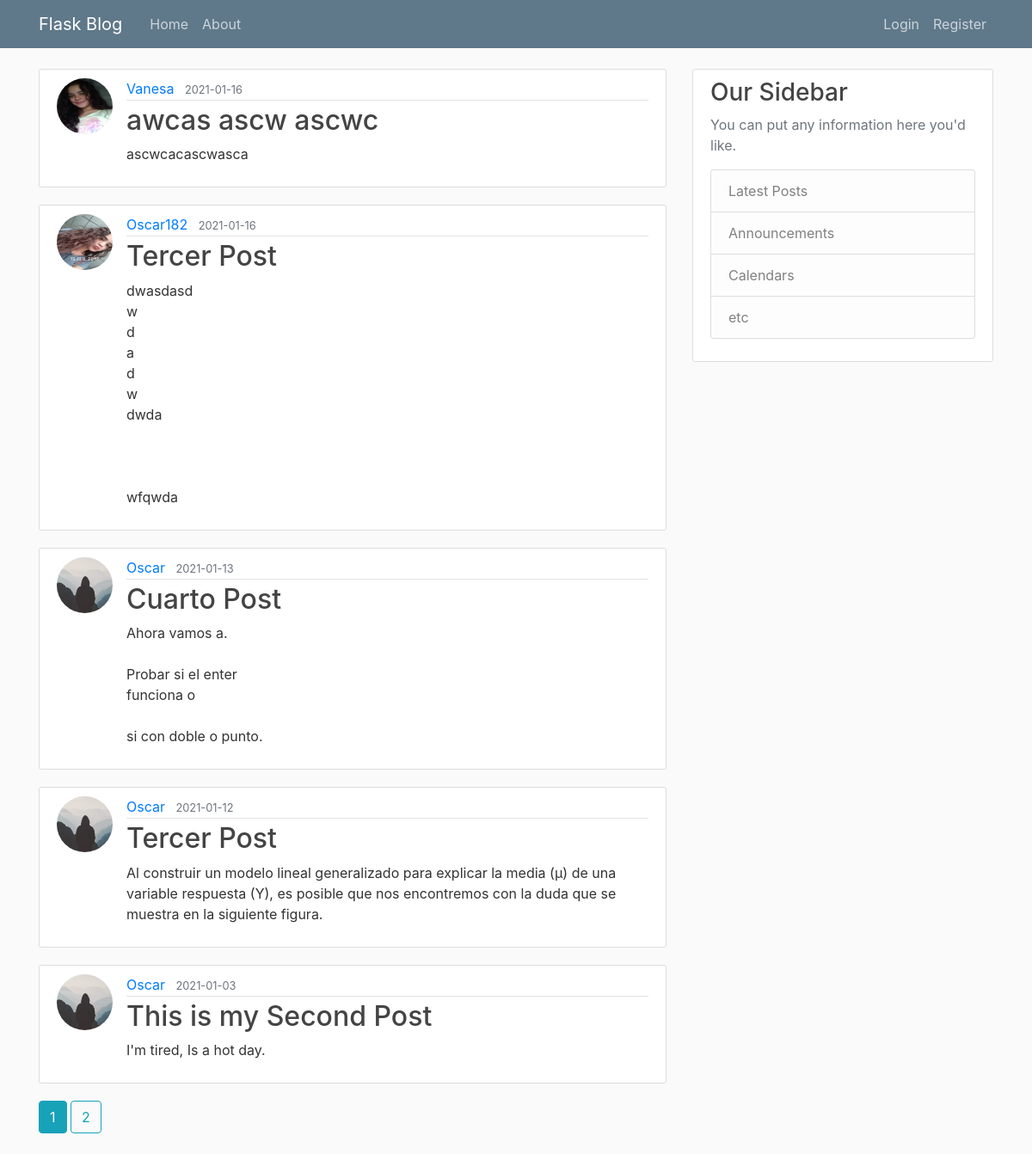
The page /home on the database its author committed.
### flaskblog/models.py (models this page shows, shortened)
class Post(db.Model):
    id = db.Column(db.Integer, primary_key=True)
    title = db.Column(db.String(100), nullable=False)
    date_posted = db.Column(db.DateTime, nullable=False, default=datetime.utcnow)
    content = db.Column(db.Text, nullable=False)
    user_id = db.Column(db.Integer, db.ForeignKey('user.id'), nullable=False)

class User(db.Model, UserMixin):
    id = db.Column(db.Integer, primary_key=True)
    username = db.Column(db.String(20), unique=True, nullable=False)
    email = db.Column(db.String(120), unique=True, nullable=False)
    image_file = db.Column(db.String(20), nullable=False, default='default.jpg')
    password = db.Column(db.String(60), nullable=False)
    posts = db.relationship('Post', backref='author', lazy=True)

### flaskblog/main/routes.py (the view)
@main.route("/")
@main.route("/home")
def home():
    page = request.args.get('page', 1, type=int)
    posts = Post.query.order_by(Post.date_posted.desc()).paginate(page=page, per_page=5)
    return render_template('home.html', posts=posts)

### flaskblog/templates/home.html
{% extends "layout.html" %}
{% block content %}
    {% for post in posts.items %}
        <article class="media content-section">
          <img class="rounded-circle article-img" src="{{ url_for('static', filename='profile_pics/' + post.author.image_file) }}">
          <div class="media-body">
            <div class="article-metadata">
              <a class="mr-2" href="{{ url_for('users.user_posts', username=post.author.username) }}">{{ post.author.username }}</a>
              <small class="text-muted">{{ post.date_posted.strftime('%Y-%m-%d') }}</small>
            </div>
            <h2><a class="article-title" href="{{ url_for('posts.post', post_id=post.id) }}">{{ post.title }}</a></h2>
            <p class="article-content">{{ post.content }}</p>
          </div>
        </article>
    {% endfor %}
    {% for page_num in posts.iter_pages(left_edge=1, right_edge=1, left_current=1, right_current=2) %}
      {% if page_num %}
        {% if posts.page == page_num %}
          <a class="btn btn-info mb-4" href="{{ url_for('main.home', page=page_num) }}">{{ page_num }}</a>
        {% else %}
          <a class="btn btn-outline-info mb-4" href="{{ url_for('main.home', page=page_num) }}">{{ page_num }}</a>
        {% endif %}
      {% else %}
        ...
      {% endif %}
    {% endfor %}
{% endblock content %}

### flaskblog/templates/layout.html (shortened to what this page needs)
<!DOCTYPE html>
<html lang="en">
<head>
    <link rel="stylesheet" href="https://stackpath.bootstrapcdn.com/bootstrap/4.3.1/css/bootstrap.min.css">
    <link rel="stylesheet" type="text/css" href="{{ url_for('static', filename='main.css')}}">
</head>
<body>
    <header class="site-header">
        <nav class="navbar navbar-expand-md navbar-dark bg-steel fixed-top">
          <div class="container">
            <a class="navbar-brand mr-4" href="/">Flask Blog</a>
            <div class="collapse navbar-collapse" id="navbarToggle">
              <div class="navbar-nav mr-auto">
                <a class="nav-item nav-link" href="{{url_for('main.home')}}">Home</a>
                <a class="nav-item nav-link" href="{{url_for('main.about')}}">About</a>
              </div>
              <div class="navbar-nav">
                {% if current_user.is_authenticated %}
                  <a class="nav-item nav-link" href="{{ url_for('posts.new_post') }}">New Post</a>
                  <a class="nav-item nav-link" href="{{ url_for('users.account') }}">Account</a>
                  <a class="nav-item nav-link" href="{{ url_for('users.logout') }}">Logout</a>
                {% else %}
                  <a class="nav-item nav-link" href="{{url_for('users.login')}}">Login</a>
                  <a class="nav-item nav-link" href="{{url_for('users.register')}}">Register</a>
                {% endif %}
              </div>
            </div>
          </div>
        </nav>
      </header>
    <main role="main" class="container">
        <div class="row">
            <div class="col-md-8">
            {% block content %}{% endblock %}
            </div>
            <div class="col-md-4">
            <div class="content-section">
                <h3>Our Sidebar</h3>
                <p class='text-muted'>You can put any information here you'd like.
                <ul class="list-group">
                    <li class="list-group-item list-group-item-light">Latest Posts</li>
                    <li class="list-group-item list-group-item-light">Announcements</li>
                    <li class="list-group-item list-group-item-light">Calendars</li>
                    <li class="list-group-item list-group-item-light">etc</li>
                </ul>
                </p>
            </div>
            </div>
        </div>
    </main>
</body>
</html>

### flaskblog/static/main.css (style rules this page uses)
body { background: #fafafa; color: #333333; margin-top: 5rem; }
h1, h2, h3, h4, h5, h6 { color: #444444; }
.bg-steel { background-color: #5f788a; }
.site-header .navbar-nav .nav-link { color: #cbd5db; }
.content-section { background: #ffffff; padding: 10px 20px; border: 1px solid #dddddd; border-radius: 3px; margin-bottom: 20px; }
.article-title { color: #444444; }
.article-content { white-space: pre-line; }
.article-img { height: 65px; width: 65px; margin-right: 16px; }
.article-metadata { padding-bottom: 1px; margin-bottom: 4px; border-bottom: 1px solid #e3e3e3 }

### rows shown on the page
Post: image_file (picture), author.username "Vanesa", date_posted "2021-01-16", title "awcas ascw ascwc", content "ascwcacascwasca"
Post: image_file (picture), author.username "Oscar182", date_posted "2021-01-16", title "Tercer Post", content "dwasdasd w d a d w dwda wfqwda"
Post: image_file (placeholder picture), author.username "Oscar", date_posted "2021-01-13", title "Cuarto Post", content "Ahora vamos a. Probar si el enter funciona o si con doble o punto."
Post: image_file (placeholder picture), author.username "Oscar", date_posted "2021-01-12", title "Tercer Post", content "Al construir un modelo lineal generalizado para explicar la media (μ) de una variable respuesta (Y), es posible que nos encontremos con la duda que se muestra en la siguiente figura."
Post: image_file (placeholder picture), author.username "Oscar", date_posted "2021-01-03", title "This is my Second Post", content "I'm tired, Is a hot day."

### other values the page prints
{{ page_num }} "1"
{{ page_num }} "2"
